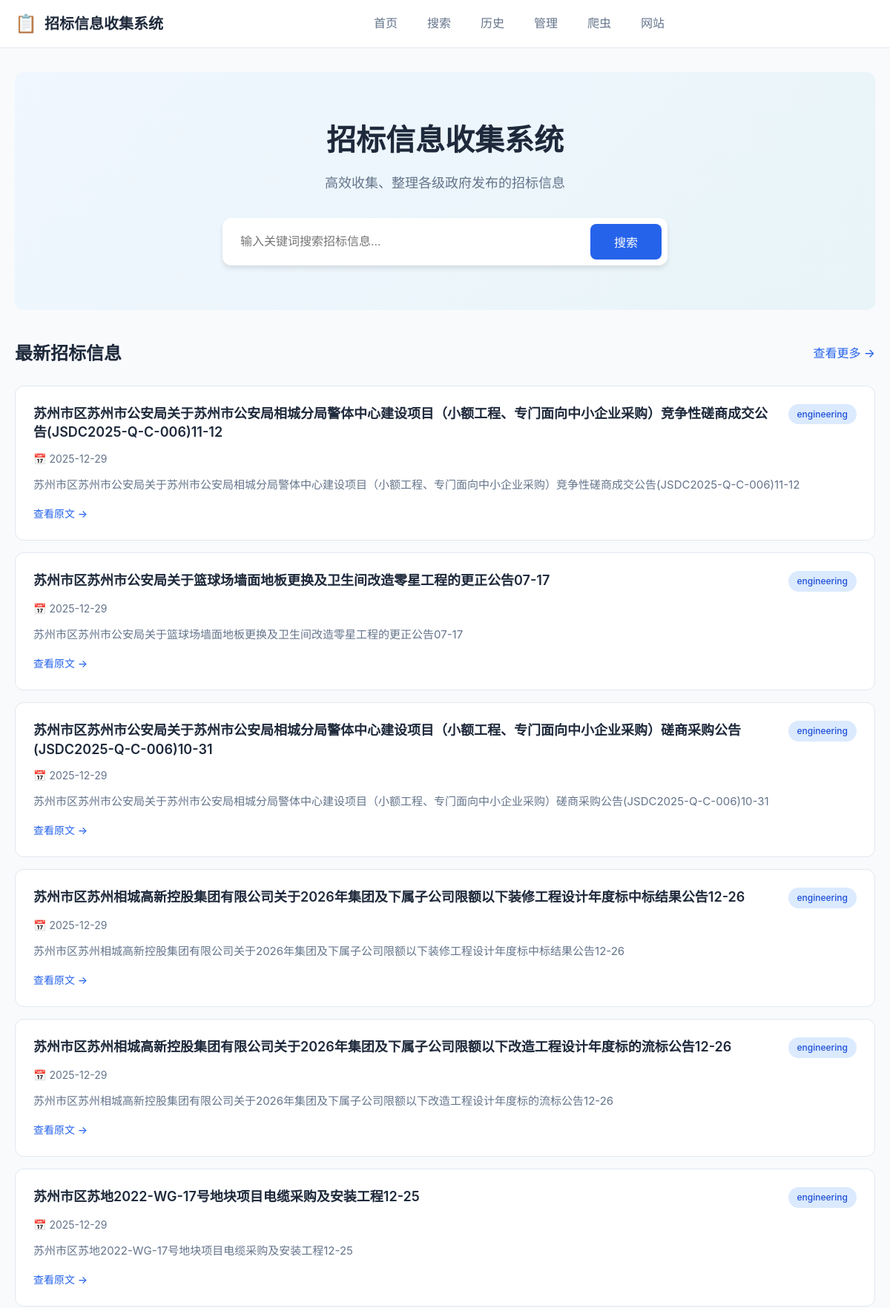
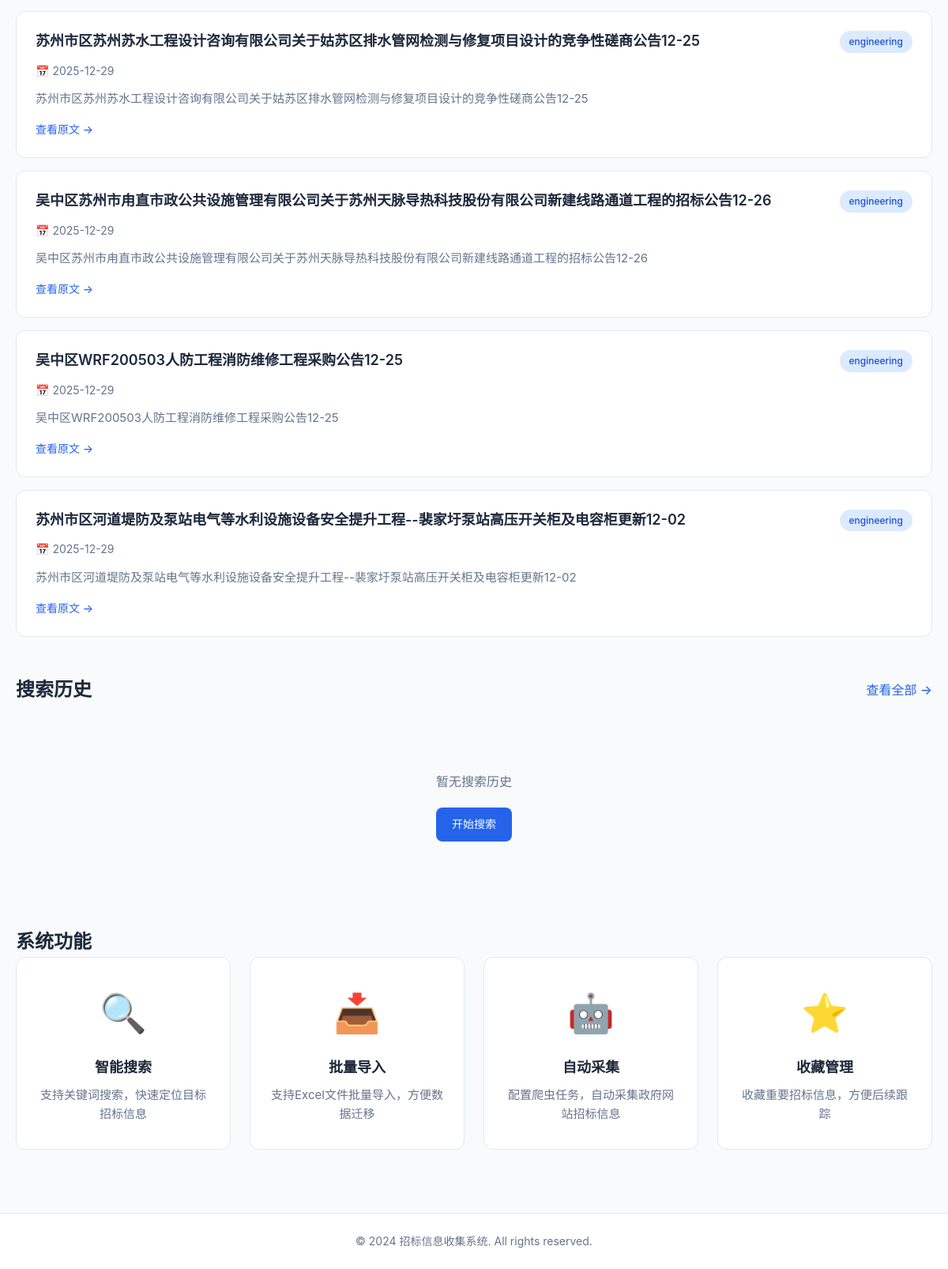
The page / on the database its author committed (2 pictures, top to bottom).
### app/models.py (models this page shows, shortened)
class Tender(db.Model):
    id = db.Column(db.Integer, primary_key=True)
    title = db.Column(db.String(500), nullable=False, index=True)
    publish_date = db.Column(db.Date, nullable=False, index=True)
    publish_time = db.Column(db.Time, nullable=True)
    organization = db.Column(db.String(200), nullable=True, index=True)
    location = db.Column(db.String(100), nullable=True)
    summary = db.Column(db.Text, nullable=True)
    content = db.Column(db.Text, nullable=True)
    source_url = db.Column(db.String(1000), nullable=True)
    source_website = db.Column(db.String(100), nullable=True)
    category = db.Column(db.String(50), nullable=True)
    status = db.Column(db.String(20), default='active')
    view_count = db.Column(db.Integer, default=0)
    created_at = db.Column(db.DateTime, default=datetime.utcnow)
    updated_at = db.Column(db.DateTime, default=datetime.utcnow, onupdate=datetime.utcnow)
    user_id = db.Column(db.Integer, db.ForeignKey('user.id'), nullable=True)
    fingerprints = db.relationship('TenderFingerprint', backref='tender', lazy='dynamic')
    favorites = db.relationship('Favorite', backref='tender', lazy='dynamic')

### app/routes/tenders.py (the view)
@bp.route('/')
def index():
    latest_tenders = Tender.query.filter(Tender.status == 'active')\
        .order_by(Tender.publish_date.desc())\
        .limit(10).all()
    recent_history = SearchHistory.query.order_by(
        SearchHistory.created_at.desc()
    ).limit(5).all()
    return render_template('index.html', tenders=latest_tenders, recent_history=recent_history)

### app/templates/index.html (shortened to what this page needs)
{% extends "base.html" %}
{% block content %}
<div class="hero">
    <h1>招标信息收集系统</h1>
    <p>高效收集、整理各级政府发布的招标信息</p>
    <form action="{{ url_for('tenders.search') }}" method="GET" class="search-form">
        <div class="search-box">
            <input type="text" name="q" class="search-input" placeholder="输入关键词搜索招标信息...">
            <button type="submit" class="search-btn">搜索</button>
        </div>
    </form>
</div>
<section class="section">
    <div class="section-header">
        <h2>最新招标信息</h2>
        <a href="{{ url_for('tenders.search') }}" class="more-link">查看更多 →</a>
    </div>
    {% if tenders %}
    <div class="tender-list">
        {% for tender in tenders %}
        <div class="tender-card">
            <div class="tender-header">
                <a href="{{ url_for('tenders.tender_detail', tender_id=tender.id) }}" class="tender-title">
                    {{ tender.title }}
                </a>
                {% if tender.category %}
                <span class="tender-category">{{ tender.category }}</span>
                {% endif %}
            </div>
            <div class="tender-meta">
                {% if tender.publish_date %}
                <span class="meta-item">📅 {{ tender.publish_date.strftime('%Y-%m-%d') }}</span>
                {% endif %}
            </div>
            {% if tender.summary %}
            <p class="tender-summary">{{ tender.summary[:150] }}{% if tender.summary|length > 150 %}...{% endif %}</p>
            {% endif %}
            <div class="tender-footer">
                {% if tender.source_url %}
                <a href="{{ tender.source_url }}" target="_blank" class="source-link">查看原文 →</a>
                {% endif %}
            </div>
        </div>
        {% endfor %}
    </div>
    {% else %}
    <div class="empty-state">
        <p>暂无招标信息</p>
        <a href="{{ url_for('tenders.search') }}" class="btn btn-primary">开始搜索</a>
    </div>
    {% endif %}
</section>
<section class="section">
    <div class="section-header">
        <h2>搜索历史</h2>
        <a href="{{ url_for('tenders.search_history') }}" class="more-link">查看全部 →</a>
    </div>
    {% if recent_history %}
    <div class="history-list">
        {% for history in recent_history %}
        <div class="history-item">
            <div class="history-info">
                <a href="{{ url_for('tenders.search') }}?q={{ history.query }}&crawl=false" class="history-query">
                    {{ history.query }}
                </a>
                <div class="history-meta">
                    <span class="history-time">{{ history.created_at.strftime('%Y-%m-%d %H:%M') }}</span>
                    <span class="history-count">找到 {{ history.result_count }} 条记录</span>
                </div>
            </div>
            <div class="history-actions">
                <a href="{{ url_for('tenders.search') }}?q={{ history.query }}&crawl=true" class="btn btn-secondary btn-sm">重新搜索</a>
            </div>
        </div>
        {% endfor %}
    </div>
    {% else %}
    <div class="empty-state">
        <p>暂无搜索历史</p>
        <a href="{{ url_for('tenders.search') }}" class="btn btn-primary">开始搜索</a>
    </div>
    {% endif %}
</section>
<section class="section features">
    <h2>系统功能</h2>
    <div class="feature-grid">
        <div class="feature-card">
            <div class="feature-icon">🔍</div>
            <h3>智能搜索</h3>
            <p>支持关键词搜索，快速定位目标招标信息</p>
        </div>
        <div class="feature-card">
            <div class="feature-icon">📥</div>
            <h3>批量导入</h3>
            <p>支持Excel文件批量导入，方便数据迁移</p>
        </div>
        <div class="feature-card">
            <div class="feature-icon">🤖</div>
            <h3>自动采集</h3>
            <p>配置爬虫任务，自动采集政府网站招标信息</p>
        </div>
        <div class="feature-card">
            <div class="feature-icon">⭐</div>
            <h3>收藏管理</h3>
            <p>收藏重要招标信息，方便后续跟踪</p>
        </div>
    </div>
</section>
{% endblock %}

### app/templates/base.html (shortened to what this page needs)
<!DOCTYPE html>
<html lang="zh-CN">
<head>
    <link rel="stylesheet" href="{{ url_for('static', filename='css/style.css') }}">
</head>
<body>
    <header class="header">
        <div class="container">
            <div class="header-content">
                <a href="{{ url_for('tenders.index') }}" class="logo">
                    <span class="logo-icon">📋</span>
                    <span class="logo-text">招标信息收集系统</span>
                </a>
                <nav class="nav">
                    <a href="{{ url_for('tenders.index') }}" class="nav-link">首页</a>
                    <a href="{{ url_for('tenders.search') }}" class="nav-link">搜索</a>
                    <a href="{{ url_for('tenders.search_history') }}" class="nav-link">历史</a>
                    <a href="{{ url_for('admin.admin_index') }}" class="nav-link">管理</a>
                    <a href="{{ url_for('crawler.crawler_index') }}" class="nav-link">爬虫</a>
                    <a href="{{ url_for('admin.manage_websites') }}" class="nav-link">网站</a>
                </nav>
            </div>
        </div>
    </header>
    <main class="main">
        <div class="container">
            {% block content %}{% endblock %}
        </div>
    </main>
    <footer class="footer">
        <div class="container">
            <p>&copy; 2024 招标信息收集系统. All rights reserved.</p>
        </div>
    </footer>
</body>
</html>

### rows shown on the page
Tender: title "苏州市区苏州市公安局关于苏州市公安局相城分局警体中心建设项目（小额工程、专门面向中小企业采购）竞争性磋商成交公告(JSDC2025-Q-C-006)11-12", category "engineering", publish_date "2025-12-29", summary "苏州市区苏州市公安局关于苏州市公安局相城分局警体中心建设项目（小额工程、专门面向中小企业采购）竞争性磋商成交公告(JSDC2025-Q-C-006)11-12"
Tender: title "苏州市区苏州市公安局关于篮球场墙面地板更换及卫生间改造零星工程的更正公告07-17", category "engineering", publish_date "2025-12-29", summary "苏州市区苏州市公安局关于篮球场墙面地板更换及卫生间改造零星工程的更正公告07-17"
Tender: title "苏州市区苏州市公安局关于苏州市公安局相城分局警体中心建设项目（小额工程、专门面向中小企业采购）磋商采购公告(JSDC2025-Q-C-006)10-31", category "engineering", publish_date "2025-12-29", summary "苏州市区苏州市公安局关于苏州市公安局相城分局警体中心建设项目（小额工程、专门面向中小企业采购）磋商采购公告(JSDC2025-Q-C-006)10-31"
Tender: title "苏州市区苏州相城高新控股集团有限公司关于2026年集团及下属子公司限额以下装修工程设计年度标中标结果公告12-26", category "engineering", publish_date "2025-12-29", summary "苏州市区苏州相城高新控股集团有限公司关于2026年集团及下属子公司限额以下装修工程设计年度标中标结果公告12-26"
Tender: title "苏州市区苏州相城高新控股集团有限公司关于2026年集团及下属子公司限额以下改造工程设计年度标的流标公告12-26", category "engineering", publish_date "2025-12-29", summary "苏州市区苏州相城高新控股集团有限公司关于2026年集团及下属子公司限额以下改造工程设计年度标的流标公告12-26"
Tender: title "苏州市区苏地2022-WG-17号地块项目电缆采购及安装工程12-25", category "engineering", publish_date "2025-12-29", summary "苏州市区苏地2022-WG-17号地块项目电缆采购及安装工程12-25"
Tender: title "苏州市区苏州苏水工程设计咨询有限公司关于姑苏区排水管网检测与修复项目设计的竞争性磋商公告12-25", category "engineering", publish_date "2025-12-29", summary "苏州市区苏州苏水工程设计咨询有限公司关于姑苏区排水管网检测与修复项目设计的竞争性磋商公告12-25"
Tender: title "吴中区苏州市甪直市政公共设施管理有限公司关于苏州天脉导热科技股份有限公司新建线路通道工程的招标公告12-26", category "engineering", publish_date "2025-12-29", summary "吴中区苏州市甪直市政公共设施管理有限公司关于苏州天脉导热科技股份有限公司新建线路通道工程的招标公告12-26"
Tender: title "吴中区WRF200503人防工程消防维修工程采购公告12-25", category "engineering", publish_date "2025-12-29", summary "吴中区WRF200503人防工程消防维修工程采购公告12-25"
Tender: title "苏州市区河道堤防及泵站电气等水利设施设备安全提升工程--裴家圩泵站高压开关柜及电容柜更新12-02", category "engineering", publish_date "2025-12-29", summary "苏州市区河道堤防及泵站电气等水利设施设备安全提升工程--裴家圩泵站高压开关柜及电容柜更新12-02"
